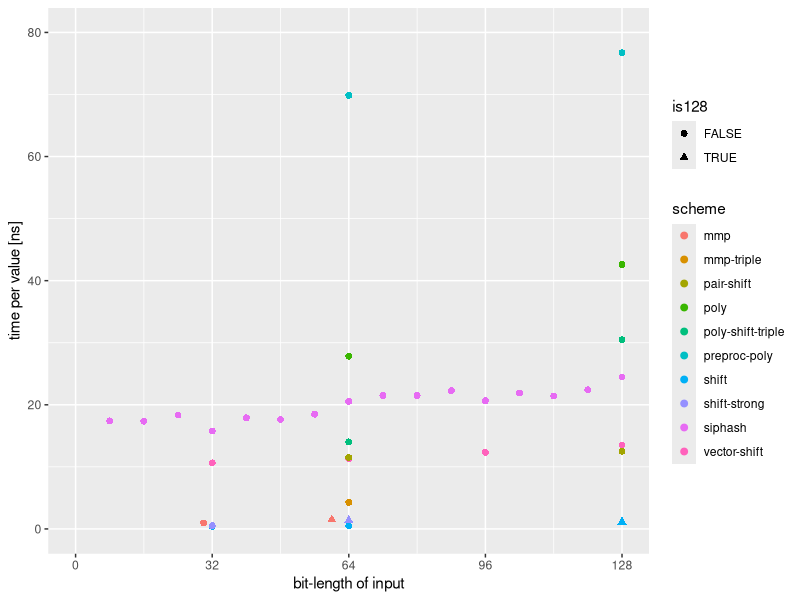
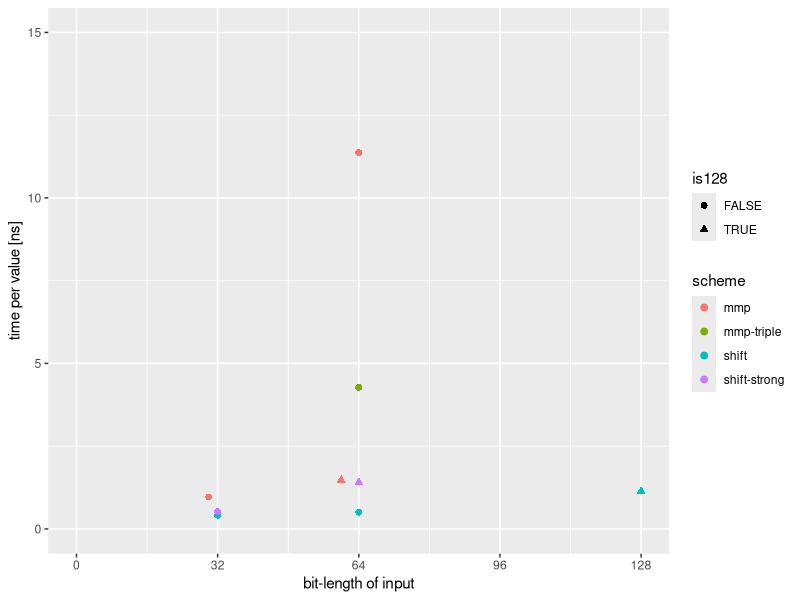
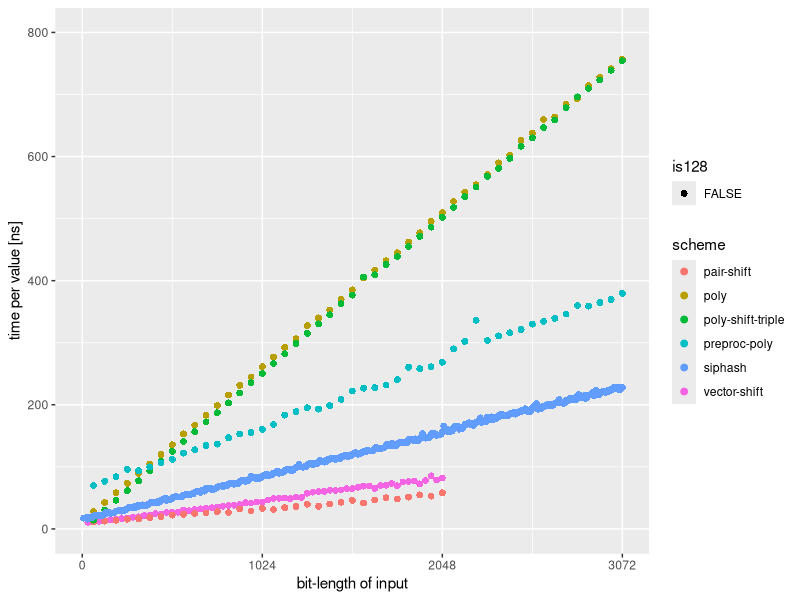
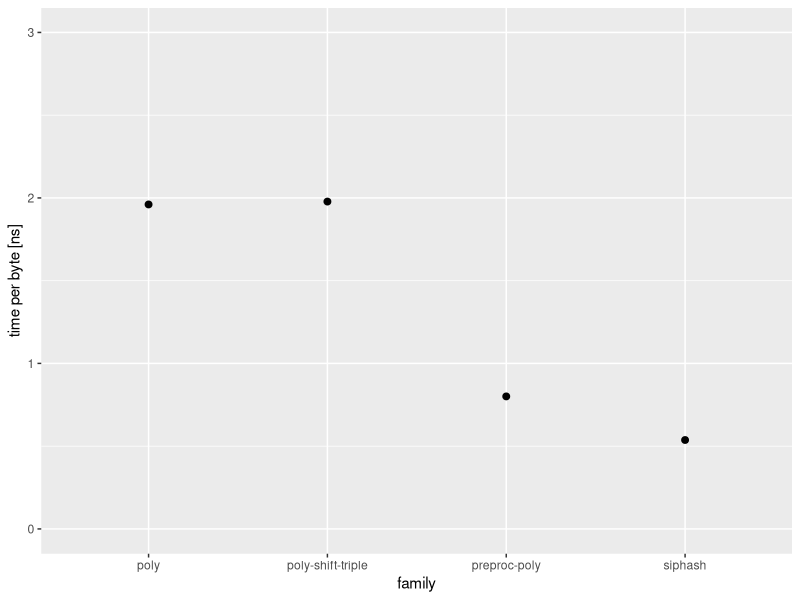

These charts were generated, in order, by the following R code:
library(tidyverse)
library(ggplot2)
library(readr)
library(stringr)

data1 <- read_csv("output/experiment1.csv")

data1.1 <- data1 %>%
  filter(bits <= 128)

ggplot(data1.1, aes(x = bits, y = nanos, color = scheme)) +
  geom_point(size = 2, aes(shape = is128)) +
  scale_x_continuous(name = "bit-length of input", breaks = 32*(0:4), limits = c(0, 128)) +
  scale_y_continuous(name = "time per value [ns]", limits = c(0, 80))

data1.2 <- data1 %>%
  filter(scheme %in% c("mmp", "mmp-triple", "shift", "shift-strong"))

ggplot(data1.2, aes(x = bits, y = nanos, color = scheme)) +
  geom_point(size = 2, aes(shape = is128)) +
  scale_x_continuous(name = "bit-length of input", breaks = 32*(0:4), limits = c(0, 128)) +
  scale_y_continuous(name = "time per value [ns]", limits = c(0, 15))

data1.3 <- data1 %>%
  filter(!(scheme %in% c("mmp", "mmp-triple", "shift", "shift-strong")))

ggplot(data1.3, aes(x = bits, y = nanos, color = scheme)) +
  geom_point(size = 2, aes(shape = is128)) +
  scale_x_continuous(name = "bit-length of input", breaks = 1024*(0:3), limits = c(0, 3072)) +
  scale_y_continuous(name = "time per value [ns]", limits = c(0, 800))

data2 <- read_csv("output/experiment2.csv")

ggplot(data2) +
  geom_point(size = 2, aes(x = family, y = nanos)) +
  scale_y_continuous(name = "time per byte [ns]", limits = c(0, 3))
